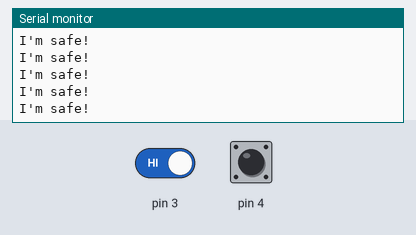
A sketch run on a simulated Arduino Uno, built with avr-gcc and run on an emulated ATmega328P. Parts: the last lines printed to the serial monitor. The test bench sets the inputs (shaded band); at power-on: pin 3 HIGH, pin 4 HIGH.

Above: at 1.4 s.
1.5 s: pin 3 driven LOW
At 1.71 s:
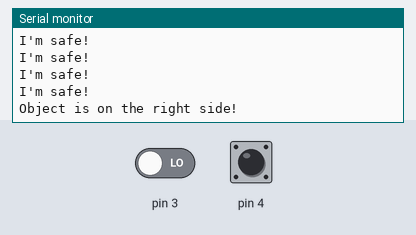
3.6 s: pin 4 driven LOW
At 3.95 s:
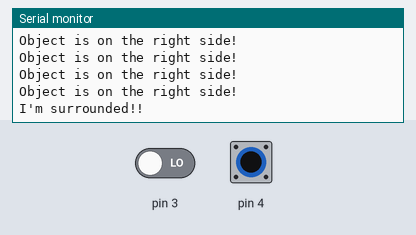
5.8 s: pin 3 driven HIGH
At 6.1 s:
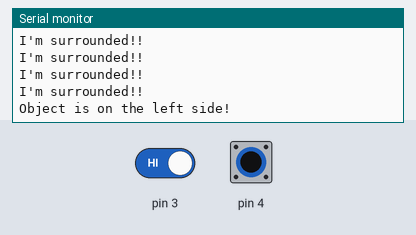
8.0 s: pin 4 pulsed HIGH 5 times (0.12 s each, 0.3 s apart)
At 8.32 s:
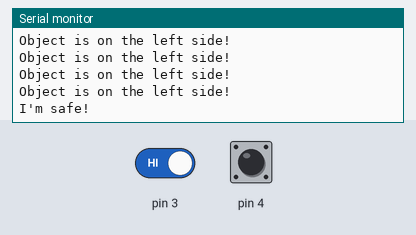

The sketch:

IR_Sensor_Side_Vision.ino
```cpp
int idkL;
int idkR;

void clear();

void setup()
{
Serial.begin(9600);
pinMode (2,INPUT);
}

void loop()
{

            idkL = digitalRead(4); // keeps the left IR sensor updated
            idkR = digitalRead(3); // keeps the right IR sensor updated


if ( !idkR && !idkL ) {
 Serial.print("I'm surrounded!!");
 clear();

} else {

  if ( !idkL ) {

 Serial.print("Object is on the left side!");
 clear();

}

if ( !idkR ) {
 Serial.print("Object is on the right side!");
 clear();

}

}


if ( idkR && idkL ) {
 Serial.print("I'm safe!");
 clear();


}


delay(250 );
}


// function


void clear()
{

 Serial.println("");
 Serial.println("");
 Serial.println("");
 Serial.println("");
 Serial.println("");
 Serial.println("");
 Serial.println("");
 Serial.println("");
 Serial.println("");
 Serial.println("");
 Serial.println("");
 Serial.println("");
 Serial.println("");
 Serial.println("");
 Serial.println("");
 Serial.println("");
 Serial.println("");
 Serial.println("");
 Serial.println("");
 Serial.println("");
 Serial.println("");
 Serial.println("");
 Serial.println("");
 Serial.println("");
 Serial.println("");
 Serial.println("");
 Serial.println("");
 Serial.println("");
 Serial.println("");
 Serial.println("");
 Serial.println("");
 Serial.println("");
 Serial.println("");
 Serial.println("");
 Serial.println("");
 Serial.println("");
 Serial.println("");
 Serial.println("");
 Serial.println("");
 Serial.println("");
 Serial.println("");
 Serial.println("");
 Serial.println("");
 Serial.println("");
 Serial.println("");
 Serial.println("");
 Serial.println("");
 Serial.println("");
 Serial.println("");
 Serial.println("");
 Serial.println("");
 Serial.println("");


}
```

Measured:
- after the input at 1.5 s, the serial monitor: prints a new line at once (image 1)
- after the input at 3.6 s, the serial monitor: prints a new line after 0.14 s (image 2)
- after the input at 5.8 s, the serial monitor: prints a new line after 0.09 s (image 3)
- after the input at 8.0 s, the serial monitor: prints a new line after 0.12 s (image 4)
